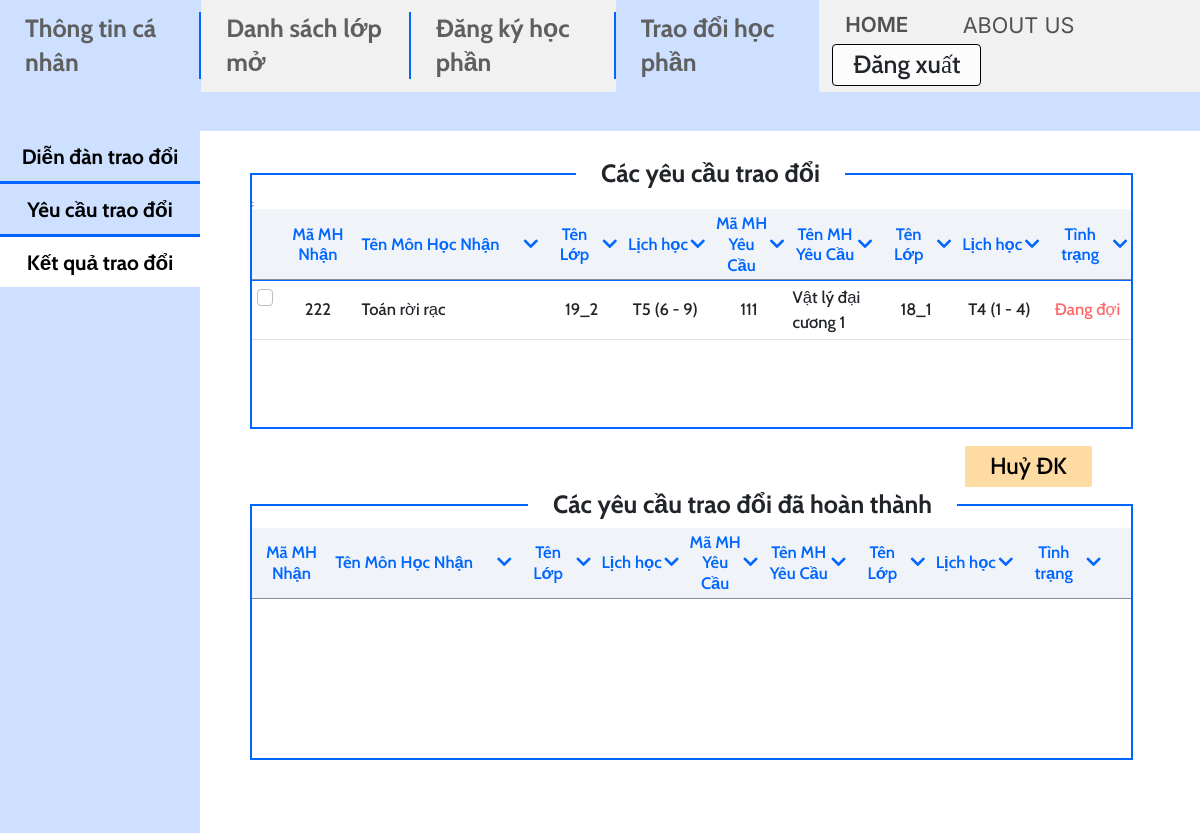
The page /mvc/views/ExchangeResult.php (signed in) on the database its author committed.
### tables this page shows
CREATE TABLE `trade` (
  `trade_ID` int(11) NOT NULL,
  `period_id` int(11) NOT NULL,
  `course_id` int(11) NOT NULL,
  `student_id` int(11) NOT NULL,
  `target_course_id` int(11) NOT NULL,
  `student2_id` int(11) DEFAULT NULL,
  `state` int(11) DEFAULT NULL
);

CREATE TABLE `course` (
  `ID` int(11) NOT NULL,
  `name` varchar(100) NOT NULL,
  `credits` int(11) NOT NULL,
  `faculty` int(11) DEFAULT NULL
);

CREATE TABLE `class` (
  `ID` int(11) NOT NULL,
  `name` varchar(45) NOT NULL,
  `school_year` year(4) NOT NULL,
  `faculty` int(11) NOT NULL
);

CREATE TABLE `day` (
  `num` int(11) NOT NULL,
  `name` varchar(45) NOT NULL
);

CREATE TABLE `available_course_info` (
  `period_id` int(11) NOT NULL,
  `course_id` int(11) NOT NULL,
  `class_id` int(11) NOT NULL,
  `room` varchar(45) NOT NULL,
  `max_student` int(11) NOT NULL,
  `start_period` int(11) NOT NULL,
  `end_period` int(11) NOT NULL,
  `start_date` datetime DEFAULT NULL,
  `day` int(11) DEFAULT NULL
);

### mvc/views/ExchangeResult.php (the view, shortened to what this page needs)
<?php
include "../config/db_connect.php";
$sql = "SELECT t.trade_id, co1.ID AS course1_id, co1.name AS course1_name, cl1.name AS class_name1, co1.credits AS course1_cre, d1.name AS day_name1, aci1.start_period AS course1_start, aci1.end_period AS course1_end,
        co2.ID AS course2_id, co2.name AS course2_name, cl2.name AS class_name2, co2.credits AS course2_cre, d2.name AS day_name2, aci2.start_period AS course2_start, aci2.end_period AS course2_end
FROM trade t INNER JOIN course co1 ON t.course_id = co1.ID
INNER JOIN available_course_info aci1 ON t.period_id = aci1.period_id AND t.course_id = aci1.course_id
INNER JOIN class cl1 ON cl1.ID = aci1.class_id
INNER JOIN day d1 on d1.num = aci1.day
INNER JOIN course co2 ON t.target_course_id = co2.ID
INNER JOIN available_course_info aci2 ON t.target_course_id = aci2.course_id
INNER JOIN class cl2 ON cl2.ID = aci2.class_id
INNER JOIN day d2 on d2.num = aci2.day
WHERE t.state IS NULL AND t.student_id = " . $_SESSION['student_id'];
$query = $conn->query($sql);
$query->setFetchMode(PDO::FETCH_ASSOC);
?>
<!DOCTYPE html>
<html lang="en">
<head>
  <link href="https://cdn.jsdelivr.net/npm/bootstrap@5.2.3/dist/css/bootstrap.min.css" rel="stylesheet" />
  <link rel="stylesheet" href="https://cdnjs.cloudflare.com/ajax/libs/font-awesome/5.15.3/css/all.min.css">
  <link rel="stylesheet" href="../../public/css/ExchangeResult.css" />
</head>
<body>
  <div class="container-fluid" style="padding: 0 !important">
    <div id="rectangle" style="width:100%; height:4.8rem; background-color: #CDE0FF"></div>
    <div class="row h-100" style="margin: 0!important">
      <div class="col-2 bg-primary" style="padding: 0px !important">
        <div class="list-group-flush">
          <a href="./Exchange.php" class="list-group-item list-group-item-action left-exchange">Diễn đàn trao đổi</a>
          <a href="./Demand.php" class="list-group-item list-group-item-action left-demand">Yêu cầu trao đổi</a>
          <a href="./ExchangeResult.php" class="list-group-item list-group-item-action left-result">Kết quả trao đổi</a>
        </div>
      </div>
      <div class="col-10 pane" style="padding: 0px !important">
        <div class="container-fluid" style="padding: 5rem 8rem 4rem 6rem!important;">
        <form action="../controllers/trade-cancel.php" class="trade" method="post">
          <div class="container-table" style="height: 32vh">
            <div class="table-responsive" style="width: 100%; height: 100%">
              <h2 class="table-label1">Các yêu cầu trao đổi</h2>
              <table class="table table-responsive table-hover">
                <thead>
                  <tr>
                    <th style="width: 3%"></th>
                    <th style="width: 9%">Mã MH<br>Nhận</th>
                    <th style="width: 21%">
                      <div style="display:flex; align-items:center; justify-content: center">
                        <div style="margin-left: 0;">Tên Môn Học Nhận</div>
                        <div style="margin-left: auto"><i class="fa fa-chevron-down"></i></div>
                      </div>
                    </th>
                    <th style="width: 9%">
                      <div style="display:flex; align-items:center; justify-content: center">
                        <div style="margin-left: auto">Tên Lớp</div>
                        <div style="margin-left: auto"><i class="fa fa-chevron-down"></i></div>
                      </div>
                    </th>
                    <th style="width: 10%">
                      <div style="display:flex; align-items:center; justify-content: center">
                        <div style="margin-left: auto">Lịch học</div>
                        <div style="margin-left: auto"><i class="fa fa-chevron-down"></i></div>
                      </div>
                    </th>
                    <th style="width: 9%">
                      <div style="display:flex; align-items:center; justify-content: center">
                        <div style="margin-left: auto">Mã MH<br>Yêu Cầu</div>
                        <div style="margin-left: auto"><i class="fa fa-chevron-down"></i></div>
                      </div>
                    <th style="width: 10%">
                      <div style="display:flex; align-items:center; justify-content: center">
                        <div style="margin-left: auto">Tên MH<br>Yêu Cầu</div>
                        <div style="margin-left: auto"><i class="fa fa-chevron-down"></i></div>
                      </div>
                    </th>
                    <th style="width: 9%">
                      <div style="display: flex; align-items: center; justify-content: center">
                        <div style="margin-left: auto">Tên Lớp</div>
                        <div style="margin-left: auto"><i class="fa fa-chevron-down"></i></div>
                      </div>
                    </th>
                    <th style="width: 10%">
                      <div style="display:flex; align-items:center; justify-content: center">
                        <div style="margin-left: auto">Lịch học</div>
                        <div style="margin-left: auto"><i class="fa fa-chevron-down"></i></div>
                      </div>
                    </th>
                    <th style="width: 10%">
                      <div style="display:flex; align-items:center; justify-content: center">
                        <div style="margin-left: auto">Tình trạng</div>
                        <div style="margin-left: auto"><i class="fa fa-chevron-down"></i></div>
                      </div>
                    </th>
                  </tr>
                </thead>
                <tbody>
                <?php while ($row = $query->fetch()) { ?>
                    <tr>
                      <td>
                        <input class="form-check-input" type="checkbox" name="select-cancel[]"
                        value=<?php echo $row['trade_id'];?> />&nbsp
                      </td>
                      <td><?php echo $row['course2_id']; ?></td>
                      <td style="text-align: left">
                        <?php echo $row['course2_name']; ?></td>
                      <td><?php echo $row['class_name2']; ?></td>
                      <td><?php echo $row['day_name2'] . ' (' . $row['course2_start'] . ' - ' . $row['course2_end'] . ')'; ?></td>
                      <td><?php echo $row['course1_id']; ?></td>
                      <td style="text-align: left">
                        <?php echo $row['course1_name']; ?></td>
                      <td><?php echo $row['class_name1']; ?></td>
                      <td><?php echo $row['day_name1'] . ' (' . $row['course1_start'] . ' - ' . $row['course1_end'] . ')'; ?></td>
                      <td style="color: #FF6666">Đang đợi</td>;
                    </tr>
                    <?php } ?>
                </tbody>
              </table>
            </div>
          </div>
            <button type="submit" class="btn-cancel">Huỷ ĐK</button>
          </form>
          <div class="container-table" style="height: 32vh; margin-top: 9rem">
            <div class="table-responsive" style="width: 100%; height: 100%">
              <h2 class="table-label2">Các yêu cầu trao đổi đã hoàn thành</h2>
              <table class="table table-responsive table-hover">
                <thead>
                  <tr>
                    <th style="width: 9%">Mã MH<br>Nhận</th>
                    <th style="width: 21%">
                      <div style="display:flex; align-items:center; justify-content: center">
                        <div style="margin-left: 0;">Tên Môn Học Nhận</div>
                        <div style="margin-left: auto"><i class="fa fa-chevron-down"></i></div>
                      </div>
                    </th>
                    <th style="width: 9%">
                      <div style="display:flex; align-items:center; justify-content: center">
                        <div style="margin-left: auto">Tên Lớp</div>
                        <div style="margin-left: auto"><i class="fa fa-chevron-down"></i></div>
                      </div>
                    </th>
                    <th style="width: 10%">
                      <div style="display:flex; align-items:center; justify-content: center">
                        <div style="margin-left: auto">Lịch học</div>
                        <div style="margin-left: auto"><i class="fa fa-chevron-down"></i></div>
                      </div>
                    </th>
                    <th style="width: 9%">
                      <div style="display:flex; align-items:center; justify-content: center">
                        <div style="margin-left: auto">Mã MH<br>Yêu Cầu</div>
                        <div style="margin-left: auto"><i class="fa fa-chevron-down"></i></div>
                      </div>
                    <th style="width: 10%">
                      <div style="display:flex; align-items:center; justify-content: center">
                        <div style="margin-left: auto">Tên MH<br>Yêu Cầu</div>
                        <div style="margin-left: auto"><i class="fa fa-chevron-down"></i></div>
                      </div>
                    </th>
                    <th style="width: 9%">
                      <div style="display: flex; align-items: center; justify-content: center">
                        <div style="margin-left: auto">Tên Lớp</div>
                        <div style="margin-left: auto"><i class="fa fa-chevron-down"></i></div>
                      </div>
                    </th>
                    <th style="width: 10%">
                      <div style="display:flex; align-items:center; justify-content: center">
                        <div style="margin-left: auto">Lịch học</div>
                        <div style="margin-left: auto"><i class="fa fa-chevron-down"></i></div>
                      </div>
                    </th>
                    <th style="width: 10%">
                      <div style="display:flex; align-items:center; justify-content: center">
                        <div style="margin-left: auto">Tình trạng</div>
                        <div style="margin-left: auto"><i class="fa fa-chevron-down"></i></div>
                      </div>
                    </th>
                    <th style="width: 3%"></th>
                  </tr>
                </thead>
              </table>
            </div>
          </div>
        </div>
      </div>
    </div>
  </div>
</body>
</html>

### public/css/ExchangeResult.css (style rules this page uses)
.left-result { background-color: white; }
.left-exchange { border: none !important; }
.list-group-item { font-weight: 700; font-size: 2.5rem; line-height: 4rem; padding: 1rem 0 !important; text-align: center; color: black !important; border-top: 1px solid #0066FF; }
.btn-cancel { position: block; vertical-align: bottom; float: right; margin-top: 2rem; margin-bottom: 3rem; margin-right: 5rem; text-align: center; font-weight: 500; font-size: 2.8rem; line-height: 3rem; padding: 1rem 3rem; color: black; border: none; background-color: #FFDBA4; border-radius: 2px; }
.pane { min-height: calc(100vh - 11.8rem); padding: 0 !important; }
.table-label1 { position: absolute; margin-top: -4.5rem; left: 48vw; font-weight: 700; font-size: 3rem; background-color: white; padding: 0 3rem; }
.table-label2 { position: absolute; margin-top: -4.5rem; left: 44vw; font-weight: 700; font-size: 3rem; background-color: white; padding: 0 3rem; }
.container-table { position: block; min-width: 700px; padding: 2.6rem 0 0 0; border: 2px solid #0066FF; }
th { font-weight: 600; font-size: 2rem; line-height: 2.5rem; color: #0066FF; }
thead { position: sticky; position: -webkit-sticky; top: 0; background-color: #F0F4F8; z-index: 999; border-top: none !important; border-bottom: none !important; box-shadow: inset 0 -1px 0 #8B8A98; padding: 2px 0; }
table tbody:nth-of-type(1) tr:nth-of-type(1) td { border-top: none !important; }
td { padding: 1rem 0; }
tr { vertical-align: middle; text-align: center; font-weight: 500; font-size: 2rem; }
.bg-secondary { background-color: #F1F1F1 !important; }
.bg-primary { background-color: #CDE0FF !important; }
body { font-family: 'Cabin', sans-serif; height: 100vh; }
@media screen and (max-width: 2399px) { html { font-size: 62.5% !important; } }
@media screen and (max-width: 1699px) { html { font-size: 52% !important; } }

### mvc/views/ExchangeResult.php (style rules this page uses)
.nav-item.exchange { background-color: #cde0ff !important; }

### rows shown on the page
trade: target_course.ID "222", target_course.name "Toán rời rạc", class.name "19_2", day.name "T5", available_course_info.start_period "6", available_course_info.end_period "9", course.ID "111", course.name "Vật lý đại cương 1", class.name "18_1", day.name "T4", available_course_info.start_period "1", available_course_info.end_period "4"
